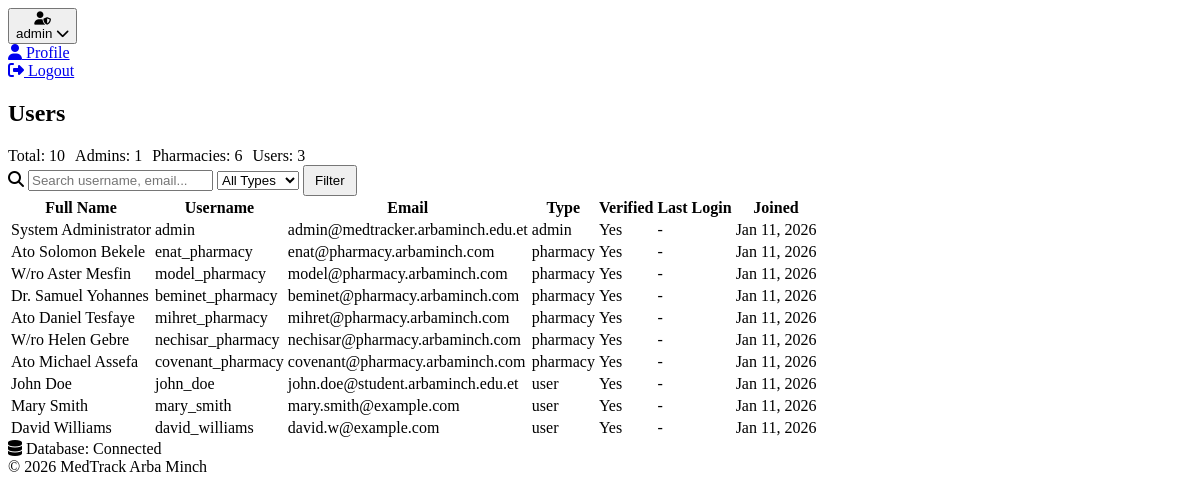
/admin/manage_users.php (signed in), run on the app's committed database.
### tables this page shows
CREATE TABLE `users` (
  `user_id` INT(11) NOT NULL AUTO_INCREMENT,
  `username` VARCHAR(50) NOT NULL UNIQUE,
  `email` VARCHAR(100) NOT NULL UNIQUE,
  `password_hash` VARCHAR(255) NOT NULL,
  `password_reset_token` VARCHAR(64) DEFAULT NULL,
  `password_reset_expires` DATETIME DEFAULT NULL,
  `user_type` ENUM('admin', 'pharmacy', 'user') NOT NULL DEFAULT 'user',
  `full_name` VARCHAR(100) NOT NULL,
  `phone_number` VARCHAR(20),
  `address` TEXT,
  `profile_image` VARCHAR(255) DEFAULT 'default_avatar.png',
  `is_verified` TINYINT(1) DEFAULT 0,
  `verification_token` VARCHAR(64),
  `failed_login_attempts` INT(11) DEFAULT 0,
  `account_locked_until` DATETIME DEFAULT NULL,
  `two_factor_enabled` TINYINT(1) DEFAULT 0,
  `last_login` TIMESTAMP NULL DEFAULT NULL,
  `last_ip` VARCHAR(45),
  `created_at` TIMESTAMP DEFAULT CURRENT_TIMESTAMP,
  `updated_at` TIMESTAMP DEFAULT CURRENT_TIMESTAMP ON UPDATE CURRENT_TIMESTAMP,
  PRIMARY KEY (`user_id`),
  INDEX `idx_email_verified` (`email`, `is_verified`),
  INDEX `idx_user_type` (`user_type`),
  INDEX `idx_password_reset` (`password_reset_token`, `password_reset_expires`)
);

### admin/manage_users.php (the view, shortened to what this page needs)
<?php
$conn = getDatabaseConnection();
$q = isset($_GET['q']) ? trim($_GET['q']) : '';
$sql = "SELECT user_id, username, email, user_type, is_verified, full_name, phone_number, last_login, created_at FROM users";
$sql .= ' ORDER BY created_at DESC LIMIT 200';
$users = $conn->query($sql)->fetch_all(MYSQLI_ASSOC);
$counts = [
	'total' => (int)$conn->query("SELECT COUNT(*) AS c FROM users")->fetch_assoc()['c'],
	'admins' => (int)$conn->query("SELECT COUNT(*) AS c FROM users WHERE user_type='admin'")->fetch_assoc()['c'],
	'pharmacies' => (int)$conn->query("SELECT COUNT(*) AS c FROM users WHERE user_type='pharmacy'")->fetch_assoc()['c'],
	'users' => (int)$conn->query("SELECT COUNT(*) AS c FROM users WHERE user_type='user'")->fetch_assoc()['c'],
];
?>
<!DOCTYPE html>
<html lang="en">
<head>
	<link rel="stylesheet" href="../styles/admin.css?v=20260111">
	<link rel="stylesheet" href="https://cdnjs.cloudflare.com/ajax/libs/font-awesome/6.4.0/css/all.min.css">
</head>
<body class="admin-dashboard">
	<div class="main-content">
		<header class="topbar">
			<div class="topbar-right" style="margin-left: auto;">
				<div class="user-dropdown">
					<button class="user-btn">
						<div class="avatar-sm"><i class="fas fa-user-shield"></i></div>
						<span><?php echo htmlspecialchars($_SESSION['username']); ?></span>
						<i class="fas fa-chevron-down"></i>
					</button>
					<div class="dropdown-menu">
						<a href="profile.php"><i class="fas fa-user"></i> Profile</a>
						<a href="../logout.php"><i class="fas fa-sign-out-alt"></i> Logout</a>
					</div>
				</div>
			</div>
		</header>
		<div class="dashboard-content">
			<div class="stats-overview">
				<div class="stats-header">
					<h2>Users</h2>
					<div class="date-range" style="display:flex;gap:10px;align-items:center;">
						<span class="badge">Total: <?php echo $counts['total']; ?></span>
						<span class="badge">Admins: <?php echo $counts['admins']; ?></span>
						<span class="badge">Pharmacies: <?php echo $counts['pharmacies']; ?></span>
						<span class="badge">Users: <?php echo $counts['users']; ?></span>
					</div>
				</div>
				<div class="section-card">
					<div class="card-header" style="display:flex;justify-content:space-between;align-items:center;">
						<form method="get" class="search-box" style="gap:8px;">
							<i class="fas fa-search"></i>
							<input type="text" name="q" placeholder="Search username, email..." value="<?php echo htmlspecialchars($q); ?>">
							<select name="type" class="date-select">
								<option value="">All Types</option>
							</select>
							<button class="notification-btn" style="width:auto; padding:6px 10px;">Filter</button>
						</form>
					</div>
					<div class="table-responsive">
						<table class="data-table">
							<thead>
								<tr>
									<th>Full Name</th>
									<th>Username</th>
									<th>Email</th>
									<th>Type</th>
									<th>Verified</th>
									<th>Last Login</th>
									<th>Joined</th>
								</tr>
							</thead>
							<tbody>
								<?php foreach ($users as $u): ?>
								<tr>
									<td><?php echo htmlspecialchars($u['full_name']); ?></td>
									<td><?php echo htmlspecialchars($u['username']); ?></td>
									<td><?php echo htmlspecialchars($u['email']); ?></td>
									<td><?php echo htmlspecialchars($u['user_type']); ?></td>
									<td><?php echo ((int)$u['is_verified']===1) ? 'Yes' : 'No'; ?></td>
									<td><?php echo $u['last_login'] ? date('M d, Y H:i', strtotime($u['last_login'])) : '-'; ?></td>
									<td><?php echo date('M d, Y', strtotime($u['created_at'])); ?></td>
								</tr>
								<?php endforeach; ?>
							</tbody>
						</table>
					</div>
				</div>
			</div>
		</div>
		<footer class="dashboard-footer">
			<div class="footer-content">
				<div class="system-info">
					<span><i class="fas fa-database"></i> Database: Connected</span>
				</div>
				<div class="copyright">© <?php echo date('Y'); ?> MedTrack Arba Minch</div>
			</div>
		</footer>
	</div>
</body>
</html>

### styles/admin.css (style rules this page uses)
:root { --clinical-white: #fff; --clinical-offwhite: #f7fafd; --clinical-light: #f1f5fa; --clinical-border: #e3e8f0; --clinical-text: #1a2233; --clinical-text-light: #4b5b70; --clinical-accent: #2563eb; --clinical-accent-2: #10b981; --clinical-accent-light: #eef1f6; --clinical-success: #10b981; --clinical-warning: #f0b429; --clinical-error: #ef4444; --clinical-emergency: #dc2626; --shadow-lg: 0 12px 28px rgba(16, 37, 66, 0.13); --shadow-card: 0 2px 12px rgba(37,99,235,0.07), 0 1.5px 4px rgba(16,37,66,0.06); --shadow-sm: 0 2px 8px rgba(16,37,66,0.07); --transition: 180ms cubic-bezier(.4,0,.2,1); --sidebar-dark-bg: #202733; --sidebar-dark-border: #2b3240; --sidebar-dark-text: #e5e7eb; --sidebar-dark-muted: #a0a8b6; --sidebar-hover: rgba(37,99,235,0.08); --sidebar-hover-alt: rgba(255, 255, 255, 0.06); --clinical-danger: #ef4444; }

### data on the page
users: full_name "System Administrator", username "admin", email "admin@medtracker.arbaminch.edu.et", user_type "admin", is_verified "Yes", created_at "Jan 11, 2026"
users: full_name "Ato Solomon Bekele", username "enat_pharmacy", email "enat@pharmacy.arbaminch.com", user_type "pharmacy", is_verified "Yes", created_at "Jan 11, 2026"
users: full_name "W/ro Aster Mesfin", username "model_pharmacy", email "model@pharmacy.arbaminch.com", user_type "pharmacy", is_verified "Yes", created_at "Jan 11, 2026"
users: full_name "Dr. Samuel Yohannes", username "beminet_pharmacy", email "beminet@pharmacy.arbaminch.com", user_type "pharmacy", is_verified "Yes", created_at "Jan 11, 2026"
users: full_name "Ato Daniel Tesfaye", username "mihret_pharmacy", email "mihret@pharmacy.arbaminch.com", user_type "pharmacy", is_verified "Yes", created_at "Jan 11, 2026"
users: full_name "W/ro Helen Gebre", username "nechisar_pharmacy", email "nechisar@pharmacy.arbaminch.com", user_type "pharmacy", is_verified "Yes", created_at "Jan 11, 2026"
users: full_name "Ato Michael Assefa", username "covenant_pharmacy", email "covenant@pharmacy.arbaminch.com", user_type "pharmacy", is_verified "Yes", created_at "Jan 11, 2026"
users: full_name "John Doe", username "john_doe", email "john.doe@student.arbaminch.edu.et", user_type "user", is_verified "Yes", created_at "Jan 11, 2026"
users: full_name "Mary Smith", username "mary_smith", email "mary.smith@example.com", user_type "user", is_verified "Yes", created_at "Jan 11, 2026"
users: full_name "David Williams", username "david_williams", email "david.w@example.com", user_type "user", is_verified "Yes", created_at "Jan 11, 2026"

### other printed values
$_SESSION['username'] "admin"
$counts['total'] "10"
$counts['admins'] "1"
$counts['pharmacies'] "6"
$counts['users'] "3"
